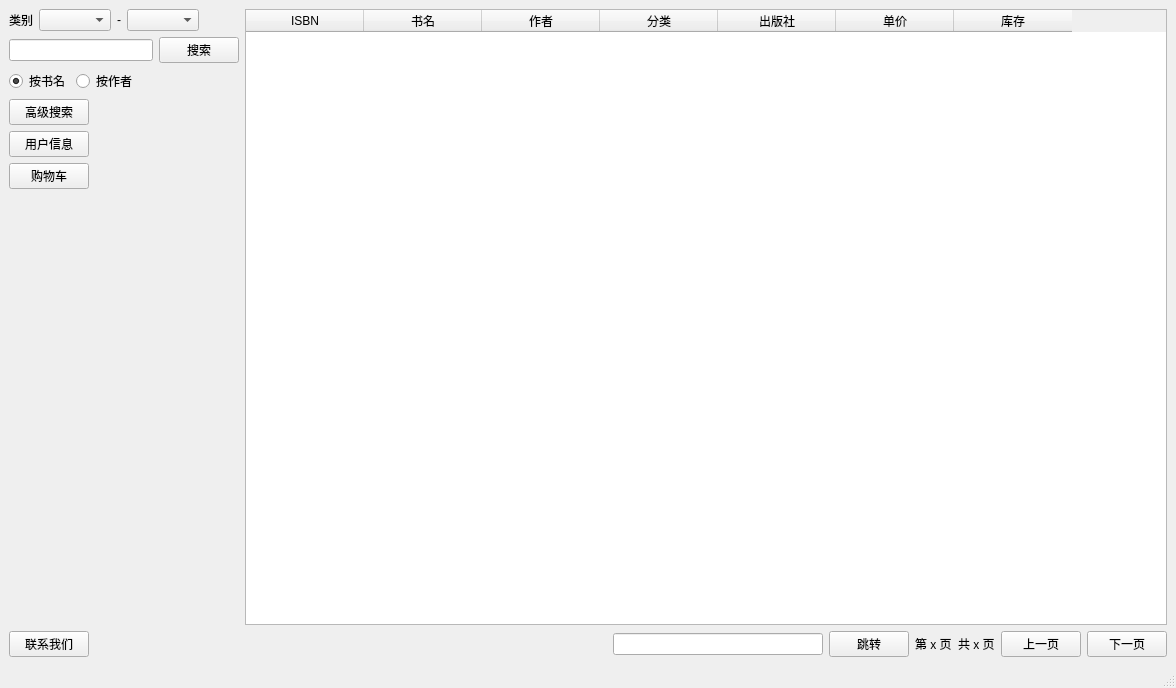
<?xml version="1.0" encoding="UTF-8"?>
<ui version="4.0">
 <class>home_window</class>
 <widget class="QMainWindow" name="home_window">
  <property name="geometry">
   <rect>
    <x>0</x>
    <y>0</y>
    <width>1176</width>
    <height>688</height>
   </rect>
  </property>
  <property name="windowTitle">
   <string>网上书店</string>
  </property>
  <widget class="QWidget" name="centralwidget">
   <layout class="QGridLayout" name="gridLayout" columnstretch="0,1">
    <item row="0" column="0">
     <layout class="QVBoxLayout" name="verticalLayout">
      <item>
       <layout class="QHBoxLayout" name="horizontalLayout">
        <item>
         <widget class="QLabel" name="class_label">
          <property name="text">
           <string>类别</string>
          </property>
         </widget>
        </item>
        <item>
         <widget class="QComboBox" name="comboBox_class1"/>
        </item>
        <item>
         <widget class="QLabel" name="hypho_label">
          <property name="text">
           <string>-</string>
          </property>
         </widget>
        </item>
        <item>
         <widget class="QComboBox" name="comboBox_class2"/>
        </item>
        <item>
         <spacer name="horizontalSpacer_3">
          <property name="orientation">
           <enum>Qt::Horizontal</enum>
          </property>
          <property name="sizeHint" stdset="0">
           <size>
            <width>40</width>
            <height>20</height>
           </size>
          </property>
         </spacer>
        </item>
       </layout>
      </item>
      <item>
       <layout class="QHBoxLayout" name="horizontalLayout_2">
        <item>
         <widget class="QLineEdit" name="lineEdit_search"/>
        </item>
        <item>
         <widget class="QPushButton" name="pushButton_search">
          <property name="text">
           <string>搜索</string>
          </property>
         </widget>
        </item>
       </layout>
      </item>
      <item>
       <layout class="QHBoxLayout" name="horizontalLayout_3">
        <item>
         <widget class="QRadioButton" name="radioButton_name">
          <property name="text">
           <string>按书名</string>
          </property>
          <property name="checked">
           <bool>true</bool>
          </property>
         </widget>
        </item>
        <item>
         <widget class="QRadioButton" name="radioButton_author">
          <property name="text">
           <string>按作者</string>
          </property>
         </widget>
        </item>
        <item>
         <spacer name="horizontalSpacer_8">
          <property name="orientation">
           <enum>Qt::Horizontal</enum>
          </property>
          <property name="sizeHint" stdset="0">
           <size>
            <width>40</width>
            <height>20</height>
           </size>
          </property>
         </spacer>
        </item>
       </layout>
      </item>
      <item>
       <layout class="QHBoxLayout" name="horizontalLayout_4">
        <item>
         <widget class="QPushButton" name="pushButton_detail_search">
          <property name="text">
           <string>高级搜索</string>
          </property>
         </widget>
        </item>
        <item>
         <spacer name="horizontalSpacer_2">
          <property name="orientation">
           <enum>Qt::Horizontal</enum>
          </property>
          <property name="sizeHint" stdset="0">
           <size>
            <width>118</width>
            <height>20</height>
           </size>
          </property>
         </spacer>
        </item>
       </layout>
      </item>
      <item>
       <layout class="QHBoxLayout" name="horizontalLayout_5">
        <item>
         <widget class="QPushButton" name="pushButton_u_profile">
          <property name="text">
           <string>用户信息</string>
          </property>
         </widget>
        </item>
        <item>
         <spacer name="horizontalSpacer_4">
          <property name="orientation">
           <enum>Qt::Horizontal</enum>
          </property>
          <property name="sizeHint" stdset="0">
           <size>
            <width>118</width>
            <height>20</height>
           </size>
          </property>
         </spacer>
        </item>
       </layout>
      </item>
      <item>
       <layout class="QHBoxLayout" name="horizontalLayout_6">
        <item>
         <widget class="QPushButton" name="pushButton_cart">
          <property name="text">
           <string>购物车</string>
          </property>
         </widget>
        </item>
        <item>
         <spacer name="horizontalSpacer_5">
          <property name="orientation">
           <enum>Qt::Horizontal</enum>
          </property>
          <property name="sizeHint" stdset="0">
           <size>
            <width>118</width>
            <height>20</height>
           </size>
          </property>
         </spacer>
        </item>
       </layout>
      </item>
      <item>
       <spacer name="verticalSpacer">
        <property name="orientation">
         <enum>Qt::Vertical</enum>
        </property>
        <property name="sizeHint" stdset="0">
         <size>
          <width>20</width>
          <height>388</height>
         </size>
        </property>
       </spacer>
      </item>
      <item>
       <layout class="QHBoxLayout" name="horizontalLayout_7">
        <item>
         <widget class="QPushButton" name="pushButton_contact">
          <property name="text">
           <string>联系我们</string>
          </property>
         </widget>
        </item>
        <item>
         <spacer name="horizontalSpacer_6">
          <property name="orientation">
           <enum>Qt::Horizontal</enum>
          </property>
          <property name="sizeHint" stdset="0">
           <size>
            <width>118</width>
            <height>20</height>
           </size>
          </property>
         </spacer>
        </item>
       </layout>
      </item>
     </layout>
    </item>
    <item row="0" column="1">
     <layout class="QVBoxLayout" name="verticalLayout_2">
      <item>
       <widget class="QTableWidget" name="tableWidget">
        <property name="sizeAdjustPolicy">
         <enum>QAbstractScrollArea::AdjustIgnored</enum>
        </property>
        <property name="editTriggers">
         <set>QAbstractItemView::NoEditTriggers</set>
        </property>
        <property name="gridStyle">
         <enum>Qt::SolidLine</enum>
        </property>
        <attribute name="horizontalHeaderVisible">
         <bool>true</bool>
        </attribute>
        <attribute name="horizontalHeaderCascadingSectionResizes">
         <bool>false</bool>
        </attribute>
        <attribute name="horizontalHeaderDefaultSectionSize">
         <number>118</number>
        </attribute>
        <attribute name="horizontalHeaderShowSortIndicator" stdset="0">
         <bool>false</bool>
        </attribute>
        <attribute name="horizontalHeaderStretchLastSection">
         <bool>false</bool>
        </attribute>
        <attribute name="verticalHeaderCascadingSectionResizes">
         <bool>false</bool>
        </attribute>
        <attribute name="verticalHeaderDefaultSectionSize">
         <number>42</number>
        </attribute>
        <attribute name="verticalHeaderStretchLastSection">
         <bool>false</bool>
        </attribute>
        <column>
         <property name="text">
          <string>ISBN</string>
         </property>
        </column>
        <column>
         <property name="text">
          <string>书名</string>
         </property>
        </column>
        <column>
         <property name="text">
          <string>作者</string>
         </property>
        </column>
        <column>
         <property name="text">
          <string>分类</string>
         </property>
        </column>
        <column>
         <property name="text">
          <string>出版社</string>
         </property>
        </column>
        <column>
         <property name="text">
          <string>单价</string>
         </property>
        </column>
        <column>
         <property name="text">
          <string>库存</string>
         </property>
        </column>
       </widget>
      </item>
      <item>
       <layout class="QHBoxLayout" name="horizontalLayout_8">
        <item>
         <spacer name="horizontalSpacer">
          <property name="orientation">
           <enum>Qt::Horizontal</enum>
          </property>
          <property name="sizeHint" stdset="0">
           <size>
            <width>368</width>
            <height>20</height>
           </size>
          </property>
         </spacer>
        </item>
        <item>
         <widget class="QLineEdit" name="lineEdit_pagejump"/>
        </item>
        <item>
         <widget class="QPushButton" name="pushButton_page_jump">
          <property name="text">
           <string>跳转</string>
          </property>
         </widget>
        </item>
        <item>
         <widget class="QLabel" name="label_current_page">
          <property name="text">
           <string>第 x 页</string>
          </property>
         </widget>
        </item>
        <item>
         <widget class="QLabel" name="label_all_page">
          <property name="text">
           <string>共 x 页</string>
          </property>
         </widget>
        </item>
        <item>
         <widget class="QPushButton" name="pushButton_last_page">
          <property name="text">
           <string>上一页</string>
          </property>
         </widget>
        </item>
        <item>
         <widget class="QPushButton" name="pushButton_next_page">
          <property name="text">
           <string>下一页</string>
          </property>
         </widget>
        </item>
       </layout>
      </item>
     </layout>
    </item>
   </layout>
  </widget>
  <widget class="QMenuBar" name="menubar">
   <property name="geometry">
    <rect>
     <x>0</x>
     <y>0</y>
     <width>1176</width>
     <height>23</height>
    </rect>
   </property>
  </widget>
  <widget class="QStatusBar" name="statusbar"/>
 </widget>
 <resources/>
 <connections/>
</ui>
